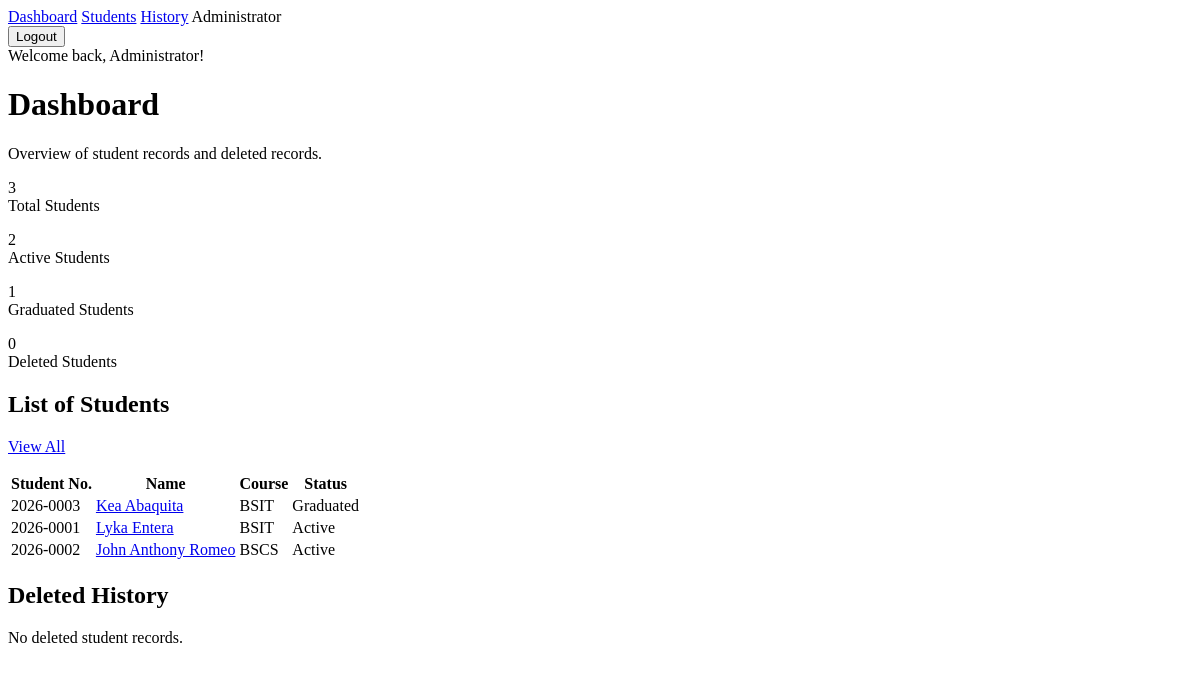
The page /dashboard (signed in) on the database as committed earlier.
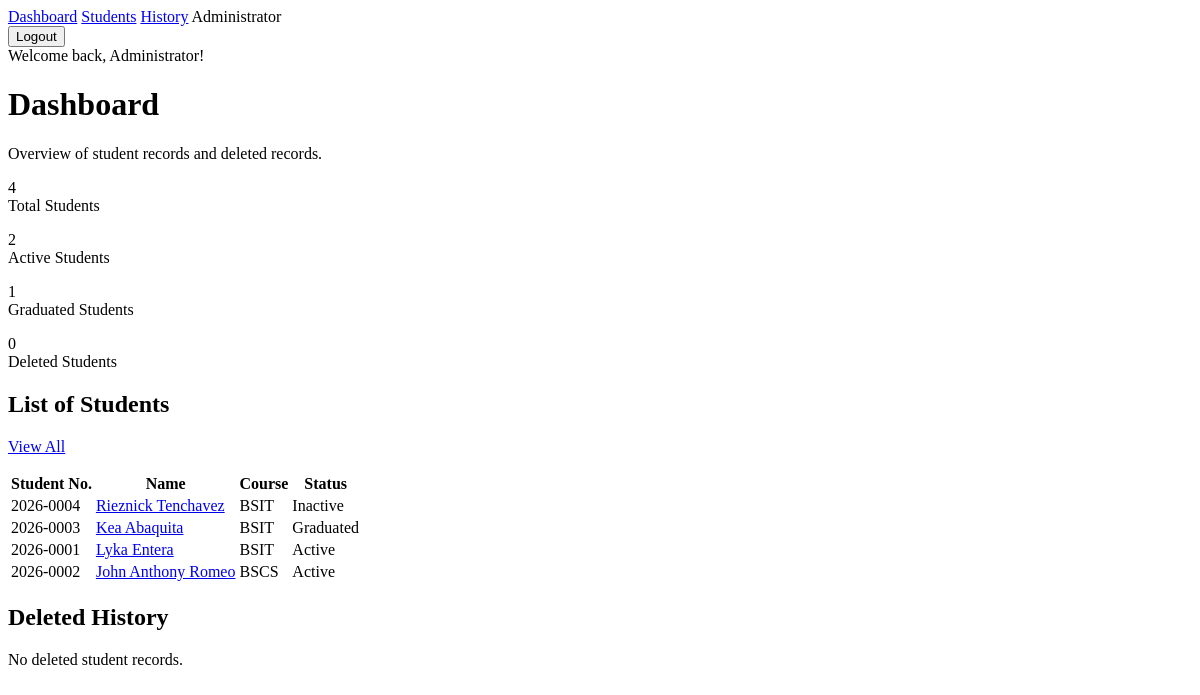
The same page on the database as committed later.
### tables this page shows
CREATE TABLE students (
    id INTEGER PRIMARY KEY AUTOINCREMENT,
    student_number VARCHAR(50) NOT NULL UNIQUE,
    first_name VARCHAR(100) NOT NULL,
    last_name VARCHAR(100) NOT NULL,
    course VARCHAR(100) NOT NULL,
    year_level INTEGER NOT NULL,
    email VARCHAR(160) NOT NULL UNIQUE,
    phone VARCHAR(40),
    address TEXT,
    status VARCHAR(20) NOT NULL DEFAULT 'Active',
    created_at DATETIME NOT NULL DEFAULT CURRENT_TIMESTAMP,
    updated_at DATETIME NOT NULL DEFAULT CURRENT_TIMESTAMP
);

### core/Container/Container.php (called while the page is built, shortened)
<?php
final class Container
{
    private array $bindings = [];
    public function has(string $key): bool
    {
        return isset($this->bindings[$key]) || class_exists($key);
    }
    public function make(string $key): mixed
    {
        if (class_exists($key)) {
            return $this->build($key);
        }
        throw new RuntimeException("No binding found for {$key}");
    }
    private function build(string $class): object
    {
        $reflection = new ReflectionClass($class);
        $constructor = $reflection->getConstructor();
        if ($constructor === null) {
            return new $class();
        }
        $dependencies = [];
        return $reflection->newInstanceArgs($dependencies);
    }
}

### core/Session.php (called while the page is built, shortened)
<?php
class Session
{
    public static function get(string $key, mixed $default = null): mixed
    {
        return $_SESSION[$key] ?? $default;
    }
    public static function flash(string $key, ?string $message = null): ?string
    {
        $value = $_SESSION['_flash'][$key] ?? null;
        return $value;
    }
}

### core/Auth.php (called while the page is built, shortened)
<?php
class Auth
{
    public static function check(): bool
    {
        return Session::get('user') !== null;
    }
    public static function user(): ?array
    {
        return Session::get('user');
    }
}

### app/Controllers/DashboardController.php (called while the page is built, shortened)
<?php
class DashboardController extends Controller
{
    public function index(): string
    {
        $students = new Student();
        return $this->render('dashboard/index', [
            'title' => 'Dashboard',
            'stats' => $students->stats(),
            'recentStudents' => $students->allRecent(),
            'recentDeleted' => $students->recentDeleted(),
        ]);
    }
}

### core/Database/Model.php (called while the page is built, shortened)
<?php
abstract class Model
{
    protected array $attributes = [];
    public function __construct(array $attributes = [])
    {
        $this->attributes = $attributes;
    }
    public function toArray(): array
    {
        return $this->attributes;
    }
    protected static function latestRecords(int $limit = 5, string $orderBy = 'created_at'): array
    {
        $model = new static();
        $statement = self::connection()->prepare(
            'SELECT * FROM ' . self::identifier($model->table) . ' ORDER BY ' . self::identifier($orderBy) . ' DESC LIMIT :limit'
        );
        $statement->bindValue(':limit', $limit, PDO::PARAM_INT);
        $statement->execute();
        return self::modelsToArrays(self::hydrateMany($statement->fetchAll()));
    }
    protected static function countRecords(array $conditions = []): int
    {
        $model = new static();
        [$where, $params] = self::whereEquals($conditions);
        $statement = self::connection()->prepare('SELECT COUNT(*) FROM ' . self::identifier($model->table) . $where);
        $statement->execute($params);
        return (int) $statement->fetchColumn();
    }
    protected static function connection(): PDO
    {
        return Connection::connection();
    }
    private static function hydrateMany(array $rows): array
    {
        return array_map(fn (array $row): static => new static($row), $rows);
    }
    private static function modelsToArrays(array $models): array
    {
        return array_map(fn (self $model): array => $model->toArray(), $models);
    }
    private static function whereEquals(array $conditions): array
    {
        if (!$conditions) {
            return ['', []];
        }
        $parts = [];
        $params = [];
        foreach ($conditions as $field => $value) {
            $key = 'where_' . $field;
            $parts[] = self::identifier((string) $field) . ' = :' . $key;
            $params[$key] = $value;
        }
        return [' WHERE ' . implode(' AND ', $parts), $params];
    }
    private static function identifier(string $identifier): string
    {
        return $identifier;
    }
}

### config/database.php (called while the page is built)
<?php
return [
    'driver' => 'sqlite',
    'sqlite_path' => dirname(__DIR__) . '/database/app.sqlite',
    'mysql' => [
        'host' => '127.0.0.1',
        'port' => '3306',
        'database' => 'mvc_finals',
        'username' => 'root',
        'password' => '',
        'charset' => 'utf8mb4',
    ],
];

### core/Database/Connection.php (called while the page is built, shortened)
<?php
class Connection
{
    private static ?PDO $connection = null;
    public static function connection(): PDO
    {
        if (self::$connection instanceof PDO) {
            return self::$connection;
        }
        $database = require dirname(__DIR__, 2) . '/config/database.php';
        if ($database['driver'] === 'mysql') {
            $mysql = $database['mysql'];
            $dsn = sprintf(
                'mysql:host=%s;port=%s;dbname=%s;charset=%s',
                $mysql['host'],
                $mysql['port'],
                $mysql['database'],
                $mysql['charset']
            );
            self::$connection = new PDO($dsn, $mysql['username'], $mysql['password']);
        } else {
            $path = $database['sqlite_path'];
            $directory = dirname($path);
            self::$connection = new PDO('sqlite:' . $path);
        }
        self::$connection->setAttribute(PDO::ATTR_ERRMODE, PDO::ERRMODE_EXCEPTION);
        self::$connection->setAttribute(PDO::ATTR_DEFAULT_FETCH_MODE, PDO::FETCH_ASSOC);
        return self::$connection;
    }
}

### app/Models/Student.php (called while the page is built, shortened)
<?php
class Student extends Model
{
    public function allRecent(int $limit = 5): array
    {
        return self::latestRecords($limit);
    }
    public function stats(): array
    {
        return [
            'total' => self::countRecords(),
            'active' => self::countRecords(['status' => 'Active']),
            'graduated' => self::countRecords(['status' => 'Graduated']),
            'deleted' => DeletedStudent::countRecords(),
        ];
    }
    public function recentDeleted(int $limit = 5): array
    {
        return DeletedStudent::recent($limit);
    }
}

### core/Application.php (called while the page is built, shortened)
<?php
final class Application
{
    public function run(): void
    {
        $method = $_SERVER['REQUEST_METHOD'] ?? 'GET';
        $uri = parse_url($_SERVER['REQUEST_URI'] ?? '/', PHP_URL_PATH) ?: '/';
        $this->router->dispatch($method, $uri);
    }
}

### public/index.php (called while the page is built, shortened)
<?php
$container = new Container();
$router = new Router($container);
$app = new Application($router);
$app->run();

### app/Models/DeletedStudent.php (called while the page is built, shortened)
<?php
class DeletedStudent extends Model
{
    public static function recent(int $limit = 5): array
    {
        return self::latestRecords($limit, 'deleted_at');
    }
}

### core/View/Engine.php (called while the page is built, shortened)
<?php
class Engine
{
    public static function render(string $view, array $data = [], string $layout = 'layouts/app'): string
    {
        $viewPath = dirname(__DIR__, 2) . '/app/Views/' . $view . '.php';
        extract($data, EXTR_SKIP);
        require $viewPath;
        $content = ob_get_clean();
        require dirname(__DIR__, 2) . '/app/Views/' . $layout . '.php';
        return ob_get_clean();
    }
    public static function e(?string $value): string
    {
        return htmlspecialchars((string) $value, ENT_QUOTES, 'UTF-8');
    }
}

### core/Controller.php (called while the page is built, shortened)
<?php
class Controller
{
    protected function render(string $view, array $data = [], string $layout = 'layouts/app'): string
    {
        return Engine::render($view, $data, $layout);
    }
}

### app/Views/dashboard/index.php (the view, shortened to what this page needs)
<h1>Dashboard</h1>
<p>Overview of student records and deleted records.</p>
<section>
    <p><?= (int) $stats['total'] ?><br>Total Students</p>
    <p><?= (int) $stats['active'] ?><br>Active Students</p>
    <p><?= (int) $stats['graduated'] ?><br>Graduated Students</p>
    <p><?= (int) $stats['deleted'] ?><br>Deleted Students</p>
</section>
<section>
    <h2>List of Students</h2>
    <p><a href="/students">View All</a></p>
    <?php if (!$recentStudents): ?>
        <p>No student records yet.</p>
    <?php else: ?>
        <table>
            <thead>
                <tr>
                    <th>Student No.</th>
                    <th>Name</th>
                    <th>Course</th>
                    <th>Status</th>
                </tr>
            </thead>
            <tbody>
                <?php foreach ($recentStudents as $student): ?>
                    <tr>
                        <td><?= View::e($student['student_number']) ?></td>
                        <td><a href="/students/<?= (int) $student['id'] ?>"><?= View::e($student['first_name'] . ' ' . $student['last_name']) ?></a></td>
                        <td><?= View::e($student['course']) ?></td>
                        <td><?= View::e($student['status']) ?></td>
                    </tr>
                <?php endforeach; ?>
            </tbody>
        </table>
    <?php endif; ?>
</section>
<section>
    <h2>Deleted History</h2>
    <?php if (!$recentDeleted): ?>
        <p>No deleted student records.</p>
    <?php endif; ?>
</section>

### core/Http/Router.php (shortened to what this page needs)
<?php
class Router
{
    private array $routes = [];
    private function add(string $method, string $uri, array $handler): void
    {
        $uri = trim($uri, '/') ?: '/';
        $pattern = preg_replace(
            '#\{([a-zA-Z_][a-zA-Z0-9_]*)\}#',
            '(?P<$1>[^/]+)',
            $uri
        );
        $this->routes[] = [
            'method' => $method,
            'uri' => $uri,
            'pattern' => '#^' . $pattern . '$#',
            'handler' => $handler,
        ];
    }
    public function dispatch(string $method, string $uri): void
    {
        $uri = trim($uri, '/') ?: '/';
        foreach ($this->routes as $route) {
            if (preg_match($route['pattern'], $uri, $matches)) {
                $params = array_filter($matches, 'is_string', ARRAY_FILTER_USE_KEY);
                [$class, $action] = $route['handler'];
                $controller = $this->resolveController($class);
                echo $controller->$action(...array_values($params));
                return;
            }
        }
    }
    private function resolveController(string $class): object
    {
        if ($this->container !== null && $this->container->has($class)) {
            return $this->container->make($class);
        }
        return new $class();
    }
}

### app/Views/layouts/app.php (shortened to what this page needs)
<?php
$success = Session::flash('success');
?>
<!doctype html>
<html lang="en">
<head>
</head>
<body>
    <header>
        <nav>
            <a href="/dashboard">Dashboard</a>
            <a href="/students">Students</a>
            <a href="/students/history">History</a>
            <?php if (Auth::check()): ?>
                <span><?= View::e(Auth::user()['name'] ?? '') ?></span>
            <?php endif; ?>
            <div>
                <?php if (Auth::check()): ?>
                    <form method="post" action="/logout">
                        <button type="submit">Logout</button>
                    </form>
                <?php endif; ?>
            </div>
        </nav>
    </header>
    <main>
        <?php if ($success): ?>
            <div><?= View::e($success) ?></div>
        <?php endif; ?>
        <?= $content ?>
    </main>
</body>
</html>

Rows that differ between the two databases and show on the page:
added students: student_number "2026-0004", first_name+last_name "Rieznick Tenchavez", course "BSIT", status "Inactive", shown under "4"
shown differently, row unchanged: students "Kea Abaquita": moves from the list under "3" to the list under "4"
shown differently, row unchanged: students "Lyka Entera": moves from the list under "3" to the list under "4"
shown differently, row unchanged: students "John Anthony Romeo": moves from the list under "3" to the list under "4"
Other text that changed with them:
new list line: "Dashboard Students History Administrator Logout Welcome back, Administrator! Dashboard Overview of student records and deleted records. 4 Total Students 2 Active Students 1 Graduated Students 0 Deleted Students List of Students View All Student No. Name Course Status Deleted History No deleted student records."
list line gone: "Dashboard Students History Administrator Logout Welcome back, Administrator! Dashboard Overview of student records and deleted records. 3 Total Students 2 Active Students 1 Graduated Students 0 Deleted Students List of Students View All Student No. Name Course Status Deleted History No deleted student records."
